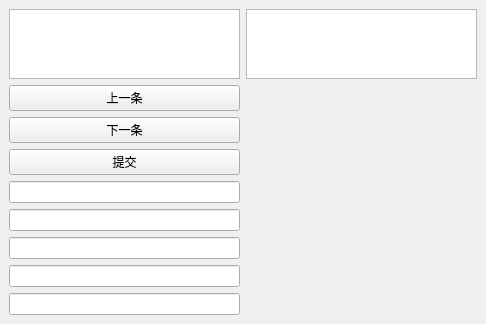
<?xml version="1.0" encoding="UTF-8"?>
<ui version="4.0">
 <class>MainWindow</class>
 <widget class="QMainWindow" name="MainWindow">
  <property name="geometry">
   <rect>
    <x>0</x>
    <y>0</y>
    <width>486</width>
    <height>313</height>
   </rect>
  </property>
  <property name="windowTitle">
   <string>MainWindow</string>
  </property>
  <property name="styleSheet">
   <string notr="true">QListView::item:alternate {
   
	background-color: rgb(85, 255, 255);
}</string>
  </property>
  <property name="tabShape">
   <enum>QTabWidget::Rounded</enum>
  </property>
  <property name="dockOptions">
   <set>QMainWindow::AllowTabbedDocks|QMainWindow::AnimatedDocks</set>
  </property>
  <widget class="QWidget" name="centralWidget">
   <layout class="QGridLayout" name="verticalLayout">
    <item row="6" column="0">
     <widget class="QLineEdit" name="l3"/>
    </item>
    <item row="4" column="0">
     <widget class="QLineEdit" name="l1"/>
    </item>
    <item row="5" column="0">
     <widget class="QLineEdit" name="l2"/>
    </item>
    <item row="1" column="0">
     <widget class="QPushButton" name="pre_btn">
      <property name="text">
       <string>上一条</string>
      </property>
     </widget>
    </item>
    <item row="0" column="0">
     <widget class="QTableView" name="tableView"/>
    </item>
    <item row="2" column="0">
     <widget class="QPushButton" name="next_btn">
      <property name="text">
       <string>下一条</string>
      </property>
     </widget>
    </item>
    <item row="0" column="1">
     <widget class="QListView" name="listView"/>
    </item>
    <item row="3" column="0">
     <widget class="QPushButton" name="sub_btn">
      <property name="text">
       <string>提交</string>
      </property>
     </widget>
    </item>
    <item row="7" column="0">
     <widget class="QLineEdit" name="l4"/>
    </item>
    <item row="8" column="0">
     <widget class="QLineEdit" name="l5"/>
    </item>
   </layout>
  </widget>
  <action name="saveaction">
   <property name="text">
    <string>保存</string>
   </property>
   <property name="shortcut">
    <string>Ctrl+D</string>
   </property>
  </action>
  <action name="action12">
   <property name="text">
    <string>查看帮助文档</string>
   </property>
  </action>
  <action name="actionas">
   <property name="text">
    <string>关于</string>
   </property>
  </action>
  <action name="actiondz">
   <property name="text">
    <string>dz</string>
   </property>
  </action>
  <action name="actiongc">
   <property name="text">
    <string>gc</string>
   </property>
  </action>
  <action name="actiondb">
   <property name="text">
    <string>db</string>
   </property>
  </action>
 </widget>
 <resources/>
 <connections/>
</ui>
